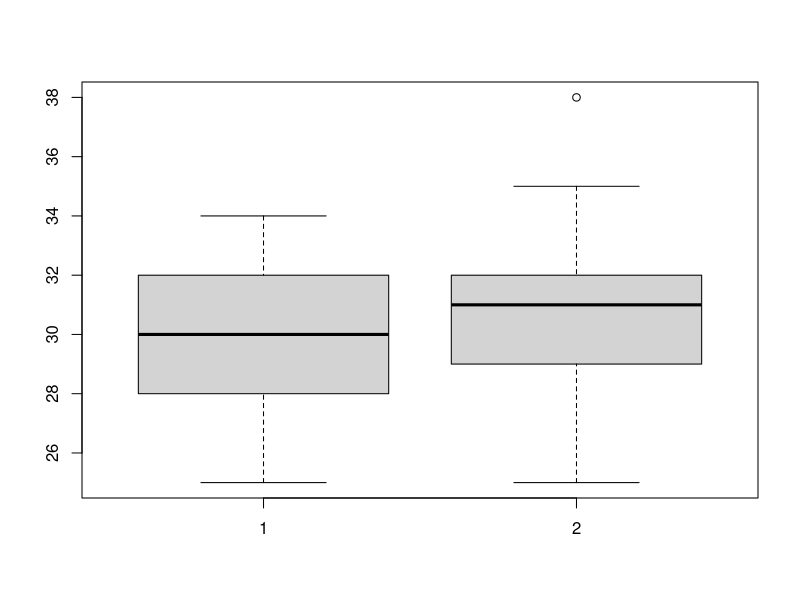
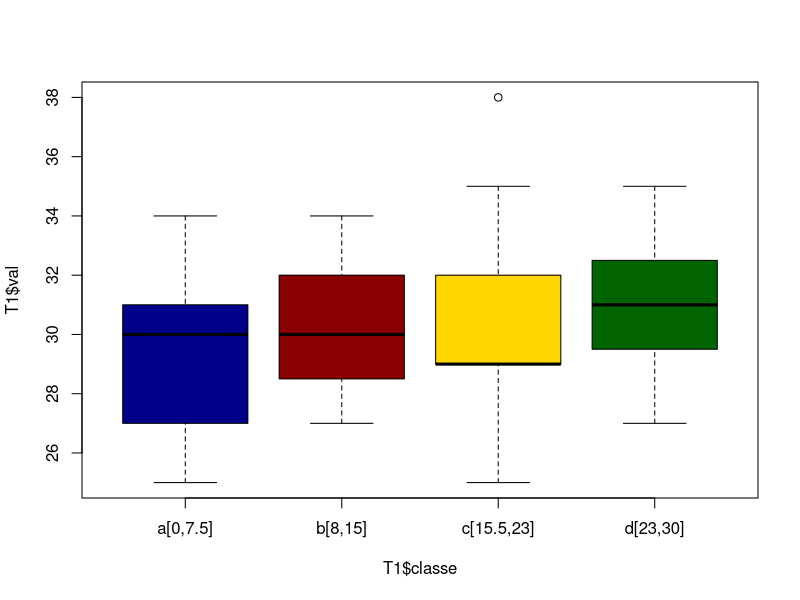

Reproduce these figures in R, in order. (Note: this script raises an error after producing the figures.)
# coinditions initiales aléatoire
# k and f 40 simulation
c1 = c( 0. ,26. ,26. ,34. ,33. ,32. ,31. ,27. ,31. ,30. ,25. ,30. ,28. ,31. ,28. ,32. ,28. ,32.,
        32. ,28. ,30. ,30. ,32. ,34. ,29. ,32. ,27. ,28. ,30. ,29.)
c2 = c(32. ,29. ,29. ,29. ,35. ,35. ,29. ,29. ,27. ,27. ,38. ,31. ,32. ,25. ,31. ,28. ,33. ,31.,
       35. ,29. ,32. ,27. ,30. ,32. ,33. ,34. ,29. ,30. ,31. ,31.)

c1 = c1[2:30 ]
shapiro.test(c1)
shapiro.test(c2)
boxplot(c1,c2)
var.test(c1,c2)
t.test(c1, c2)
t.test(c1, c2, 'less')
vk = seq(0.5, 29.5 , 0.5)
T1  = data.frame(val = c(c1,c2),
                 k = vk,
                 classe = c(rep('a[0,7.5]', 14),
                            rep('b[8,15]', 15),
                            rep('c[15.5,23]', 15),
                            rep('d[23,30]', 15))
)
boxplot(T1$val~T1$classe, col=c('darkblue', 'darkred', 'gold', 'darkgreen'))
bartlett.test(T2$val~T2$classe)
kruskal.test(T1$val~T1$classe)


# On ne peut pas rejeter h0 :(

#kp and f 40 simulation
c3 = c(40. ,38. ,37. ,34. ,38. ,32. ,32. ,28. ,28. ,32. ,30. ,35. ,30. ,32. ,31. ,29. ,24. ,37.,
       28. ,29. ,34. ,32. ,29. ,28. ,31)
c4 = c(32. ,27. ,31. ,31. ,29. ,31. ,31. ,31. ,27. ,34. ,34. ,33. ,34. ,26. ,29. ,33. ,30. ,28.,
        29. ,30. ,33. ,30. ,29. ,28. ,29.)

shapiro.test(c3)
shapiro.test(c4)
var.test(c3,c4)
# L'homoscédasticité n'est pas respectée
boxplot(c3,c4)
plot(c3)
plot(c4)


vkp = seq(0, 0.98 , 0.02)
T2  = data.frame(val = c(c3,c4),
                 k = vkp,
                 classe = c(rep('a[0,22]', 12),
                            rep('b (0.22,0.48]', 13),
                            rep('c(0.48,0.72]', 12),
                            rep('d(0.72,1)', 13))
)
bartlett.test(T2$val~T2$classe)
boxplot(T2$val~T2$classe, col=c('darkblue', 'darkred', 'gold', 'darkgreen'))
kruskal.test(T2$val~T2$classe)
wilcox.test(T2$val[T2$classe=='a[0,22]'],T2$val[T2$classe=='b (0.22,0.48]'])
# La classe 1 a de meilleur resultats

# k and g 40 simulation
c5 = c(0. ,26. ,24. ,21. ,20. ,17. ,20. ,26. ,19. ,24. ,26. ,18. ,23. ,22. ,18. ,23. ,18. ,28.,
       24. ,25. ,23. ,26. ,27. ,21. ,18. ,27. ,23. ,20. ,23. ,23.)
c6 = c(19. ,24. ,24. ,23. ,29. ,23. ,22. ,21. ,24. ,25. ,25. ,20. ,23. ,31. ,22. ,25. ,28. ,26.,
       19. ,23. ,24. ,22. ,20. ,27. ,24. ,24. ,23. ,17. ,23. ,19.)


c5 = c5[2:30 ]
shapiro.test(c5)
shapiro.test(c6)
boxplot(c5,c6)
var.test(c5,c6)
t.test(c5, c6)

vk = seq(0.5, 29.5 , 0.5)
T1g  = data.frame(val = c(c5,c6),
                 k = vk,
                 classe = c(rep('a[0,7.5]', 14),
                            rep('b[8,15]', 15),
                            rep('c[15.5,23]', 15),
                            rep('d[23,30]', 15))
)
boxplot(T1g$val~T1g$classe, col=c('darkblue', 'darkred', 'gold', 'darkgreen'))
bartlett.test(T2$val~T2$classe)
kruskal.test(T1$val~T1$classe)

#kp and g 40 simulation
c7 = c(27. ,22. ,28. ,25. ,29. ,17. ,19. ,27. ,26. ,22. ,24. ,19. ,17. ,26. ,24. ,26. ,25.,
       31. ,20. ,20. ,18. ,21. ,23. ,18.)
c8 = c(20. ,22. ,19. ,22. ,22. ,25. ,26. ,20. ,19. ,23. ,21. ,17. ,17. ,21. ,22. ,22. ,15. ,25.,
       22. ,21. ,23. ,24. ,19. ,24. ,22.)

shapiro.test(c7)
shapiro.test(c8)
var.test(c7,c8)
# L'homoscédasticité n'est pas respectée ni la normalité
boxplot(c7,c8)
plot(c7)
plot(c8)


vkp = seq(0.02, 0.98 , 0.02)
T2g  = data.frame(val = c(c7,c8),
                 k = vkp,
                 classe = c(rep('a[0,22]', 11),
                            rep('b (0.22,0.48]', 13),
                            rep('c(0.48,0.72]', 12),
                            rep('d(0.72,1)', 13))
)
bartlett.test(T2g$val~T2g$classe) # l'homogénité des variances n'est pas réespectée
kruskal.test(T2g$val~T2g$classe)
boxplot(T2g$val~T2g$classe, col=c('darkblue', 'darkred', 'gold', 'darkgreen'))
wilcox.test(T2g$val[T2g$classe=='a[0,22]'],T2g$val[T2g$classe=='b (0.22,0.48]'])
# La classe 1 a de meilleur resultats




# Condition initiales fixées à 0
# k and f 40 simulation
c1f  = c( 0. ,27. ,24. ,26. ,24. ,32. ,32. ,34. ,28. ,31. ,32. ,29. ,23. ,28. ,32. ,34. ,30. ,30.,
          34. ,33. ,33. ,30. ,29. ,28. ,27. ,29. ,32. ,32. ,30. ,30.)
c2f = c(28. ,26. ,25. ,29. ,33. ,33. ,26. ,31. ,33. ,33. ,28. ,29. ,27. ,31. ,28. ,35. ,32. ,33.,
        31. ,29. ,31. ,29. ,31. ,30. ,33. ,33. ,32. ,29. ,30. ,30.)


c1f = c1f[2:30 ]
shapiro.test(c1f)
shapiro.test(c2f)
boxplot(c1f,c2f)
var.test(c1f,c2f)
t.test(c1f, c2f)
t.test(c1f, c2f, 'less')
vk = seq(0.5, 29.5 , 0.5)
T1F  = data.frame(val = c(c1f,c2f),
                 k = vk,
                 classe = c(rep('a[0,7.5]', 14),
                            rep('b[8,15]', 15),
                            rep('c[15.5,23]', 15),
                            rep('d[23,30]', 15))
)
boxplot(T1F$val~T1F$classe, col=c('darkblue', 'darkred', 'gold', 'darkgreen'))
bartlett.test(T1F$val~T1F$classe)  # Absence d'homoscédasticité
kruskal.test(T1F$val~T1F$classe)



#kp and f 40 simulation
c3f= c(40. ,38. ,32. ,31. ,33. ,30. ,30. ,29. ,30. ,34. ,28. ,32. ,32. ,31. ,32. ,32. ,30. ,35.,
       29. ,32. ,28. ,32. ,28. ,31. ,31.)
c4f = c(33. ,28. ,28. ,32. ,31. ,35. ,30. ,32. ,28. ,32. ,32. ,31. ,30. ,26. ,32. ,24. ,31. ,33.,
        29. ,31. ,30. ,32. ,32. ,29. ,30.)

shapiro.test(c3f)
shapiro.test(c4f)
var.test(c3,c4f)
# L'homoscédasticité n'est pas respectée
boxplot(c3f,c4f)
plot(c3f)
plot(c4f)


vkp = seq(0, 0.98 , 0.02)
T2F  = data.frame(val = c(c3f,c4f),
                 k = vkp,
                 classe = c(rep('a[0,22]', 12),
                            rep('b (0.22,0.48]', 13),
                            rep('c(0.48,0.72]', 12),
                            rep('d(0.72,1)', 13))
)
bartlett.test(T2F$val~T2F$classe)
boxplot(T2F$val~T2F$classe, col=c('darkblue', 'darkred', 'gold', 'darkgreen'))
kruskal.test(T2F$val~T2F$classe)


#k and g 40 simulation
c5f= c( 0. ,20. ,19. ,20. ,22. ,27. ,25. ,20. ,23. ,18. ,19. ,23. ,21. ,23. ,26. ,27. ,26. ,18.,
        23. ,25. ,26. ,24. ,23. ,24. ,23. ,24. ,23. ,27. ,30. ,20)
c6f = c(24. ,24. ,25. ,23. ,22. ,26. ,22. ,26. ,21. ,30. ,26. ,21. ,23. ,18. ,24. ,17. ,29. ,22.,
        22. ,25. ,22. ,23. ,29. ,22. ,23. ,27. ,24. ,23. ,25. ,22)

c5f = c5f[2:30 ]
shapiro.test(c5f)
shapiro.test(c6f)
boxplot(c5f,c6f)
var.test(c5f,c6f)
t.test(c5f, c6f)

vk = seq(0.5, 29.5 , 0.5)
T1gF  = data.frame(val = c(c5f,c6f),
                  k = vk,
                  classe = c(rep('a[0,7.5]', 14),
                             rep('b[8,15]', 15),
                             rep('c[15.5,23]', 15),
                             rep('d[23,30]', 15))
)
boxplot(T1gF$val~T1gF$classe, col=c('darkblue', 'darkred', 'gold', 'darkgreen'))
bartlett.test(T1gF$val~T1gF$classe)
kruskal.test(T1gF$val~T1gF$classe)
wilcox.test(T1gF$val[T1gF$classe=='a[0,7.5]'],T1gF$val[T1gF$classe=='b[8,15]'])
#kp and g 40 simulation
c7f= c(39. ,28. ,25. ,26. ,17. ,27. ,30. ,25. ,19. ,23. ,23. ,30. ,23. ,24. ,23. ,21. ,23. ,26.,
       20. ,24. ,24. ,24. ,23. ,28. ,14)
c8f = c(15. ,23. ,26. ,18. ,25. ,24. ,21. ,27. ,24. ,20. ,25. ,19. ,22. ,24. ,22. ,21. ,20. ,27.,
        22. ,24. ,24. ,19. ,20. ,19. ,22.)
c7f = c7f[2:25]
shapiro.test(c7f)
shapiro.test(c8f)
var.test(c7f,c8f)
# L'homoscédasticité n'est pas respectée ni la normalité
boxplot(c7f,c8f)
plot(c7f)
plot(c8f)


vkp = seq(0.02, 0.98 , 0.02)
T2gF  = data.frame(val = c(c7f,c8f),
                  k = vkp,
                  classe = c(rep('a[0,22]', 11),
                             rep('b (0.22,0.48]', 13),
                             rep('c(0.48,0.72]', 12),
                             rep('d(0.72,1)', 13))
)
bartlett.test(T2gF$val~T2gF$classe) # l'homogénité des variances n'est pas réespectée
boxplot(T2gF$val~T2gF$classe, col=c('darkblue', 'darkred', 'gold', 'darkgreen'))
kruskal.test(T2gF$val~T2gF$classe)

